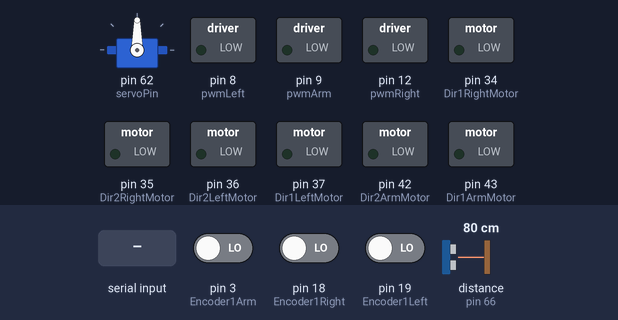
Bench run of a sketch on a simulated Arduino Mega 2560, built with avr-gcc and run on an emulated ATmega2560. Parts: servo, switched loads named in the sketch (green lamp = pin HIGH). The test bench sets the inputs (shaded band); at power-on: distance to the obstacle (sensor on pin 66) 80 cm, pin 3 (Encoder1Arm) LOW, pin 18 (Encoder1Right) LOW, pin 19 (Encoder1Left) LOW. The echo pulse lasts 58.3 µs per cm; what the sketch prints to the serial monitor is not drawn.

Above: at 1.2 s.
1.3 s: "6" received over the second serial link
At 2.2 s:
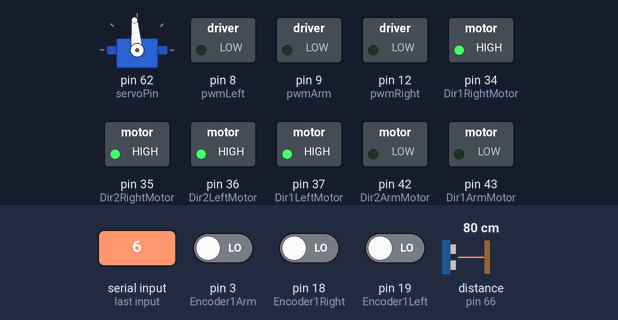
At 4.5 s:
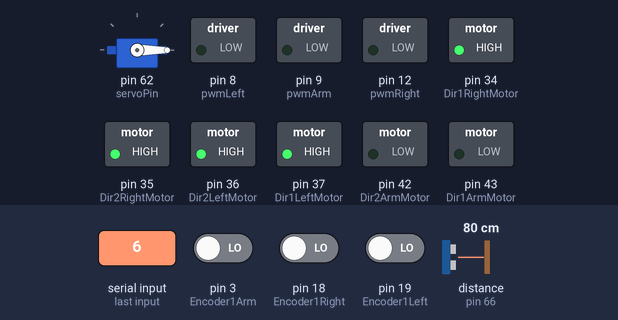
6.7 s: distance to the obstacle (sensor on pin 66) set to 16 cm
At 9.1 s:
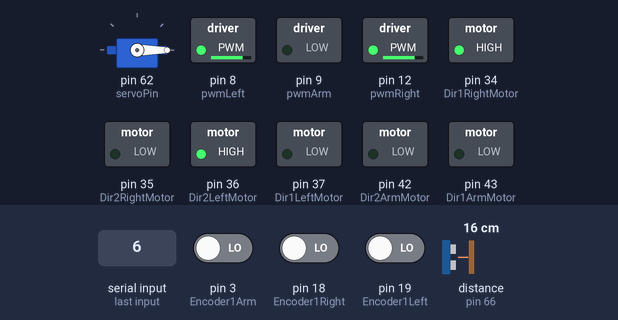
9.7 s: distance to the obstacle (sensor on pin 66) set to 13 cm
Timing chart, 0 to 14.2 s (numbered marks = the images above; inputs shaded):
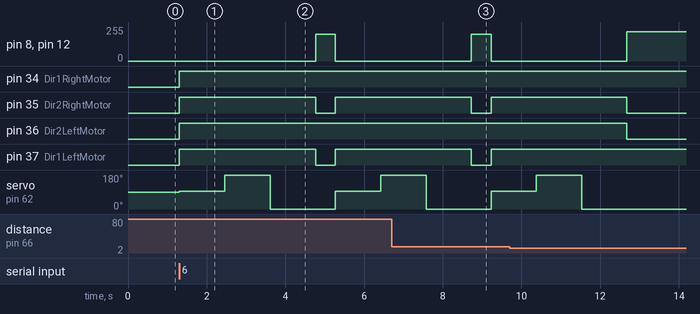

The sketch:

rover_final.ino
```cpp
#include <Servo.h>
#include <SoftwareSerial.h>

Servo myServo;


#define servoPin 62
#define Ultra 66
#define BT_SERIAL_TX 10
#define BT_SERIAL_RX 11

#define Dir1LeftMotor 37
#define Dir1RightMotor 34
#define Dir1GripMotor 58
#define Dir1ArmMotor 43

#define Dir2LeftMotor 36
#define Dir2RightMotor 35
#define Dir2GripMotor 59
#define Dir2ArmMotor 42

#define pwmRight 12
#define pwmLeft 8
#define pwmArm 9
#define pwmGrip 5

#define Encoder1Right 18
#define Encoder1Left 19
#define Encoder1Arm 3

#define Encoder2Right 31
#define Encoder2Left 38
#define Encoder2Arm 49

#define interruptRight 18
#define interruptLeft 19
#define interruptArm 3

//all distance is in cm and angles in degrees
long duration;
int distance;
int FORWARD = 1;
int REVERSE = 0;
volatile  long enc_R = 0;
volatile  long enc_L = 0;
int rightDist;
int centerDist;
int leftDist;
int armCount = 0;

void setup() {
  // put your setup code here, to run once:
  myServo.attach(servoPin);

  pinMode(pwmArm, OUTPUT);
  pinMode(Dir1ArmMotor, OUTPUT);
  pinMode(Dir2ArmMotor, OUTPUT);

  pinMode(pwmLeft, OUTPUT);
  pinMode(Dir1LeftMotor, OUTPUT);
  pinMode(Dir2LeftMotor, OUTPUT);

  pinMode(pwmRight, OUTPUT);
  pinMode(Dir1RightMotor, OUTPUT);
  pinMode(Dir2RightMotor, OUTPUT);

  pinMode(Encoder1Right, INPUT);
  pinMode(Encoder2Right, INPUT);

  pinMode(Encoder1Left, INPUT);
  pinMode(Encoder2Left, INPUT);

  Serial.begin(115200);
  Serial3.begin(115200);

  attachInterrupt(5,ReadEnR,CHANGE);
  attachInterrupt(4,ReadEnL,CHANGE);
  attachInterrupt(1, readArmEncoder, HIGH);


  //Set PWM to 8kHZ
  TCCR1A = _BV(WGM10);
  TCCR1B = _BV(CS11) | _BV(WGM12);
  TCCR2A = _BV(WGM21) | _BV(WGM20);
  TCCR2B = _BV(CS21);
}

void loop() {
  //Use Switch case for Bluetooth connection

  while(Serial3.available() != 0){
  char  message = Serial3.read();

  switch (message){
  case '1':
     moveForward();
     delay(250);
     Stop();
     break;
  case '2':
    moveBack();
    delay(250);
    Stop();
    break;
 case '3':
    turnRight();
    delay(100);
    Stop();
    break;
 case '4':
    turnLeft();
    delay(100);
    Stop();
    break;
 case '5':
    armUp();
    break;
 case '6':
  //start autonomous
  Start();
  break;
 case '7':
 armDown();
 break;

 case '8':
 Grip();
 break;

 case '9':
 unGrip();
 break;

 default:
    Stop();
    break;
    }
  }
}

void Start() {
  //Autonomous movement
  while(true){
  Stop();
  ServoSweepCenter();
  delay(100);
  ServoSweepLeft();
  delay(100);
  ServoSweepRight();
  delay(100);
  if (centerDist < 18){
    if (rightDist > leftDist){
      turnRightBig();
      delay(300);
      moveForward();
      delay(200);
    }
    else{
      turnLeftBig();
      delay(300);
      moveForward();
      delay(200);
    }
  }
  else if (rightDist <= 14){
    turnLeft();
  }
  else if (leftDist <= 14){
    turnRight();
  }
  else{
    moveForward();
  }
  delay(500);
}
}

void ServoSweepCenter(){
  //Sensor reads Center distance away from the Rover
  centerDist = 0;

  myServo.write(95);
  delay(500);
  Distance();
  centerDist = distance;
  Serial.print("Center Distance: ");
  Serial.println(centerDist);
  delay(500);
}

void ServoSweepLeft(){
  //Sensor reads Left distance away from the Rover
  leftDist = 0;

  myServo.write(190);
  delay(500);
  Distance();
  leftDist = distance;
  Serial.print("Left Distance: ");
  Serial.println(leftDist);
  delay(500);
}
void ServoSweepRight(){
  //Sensor reads Right distance away from the Rover
  rightDist =0;

  myServo.write(0);
  delay(500);
  Distance();
  rightDist = distance;
  Serial.print("Right Distance: ");
  Serial.println(rightDist);
  delay(500);
}

int Distance(){
  //Sensor calculates distance
  pinMode(Ultra, OUTPUT);
  digitalWrite(Ultra, LOW);
  delayMicroseconds(5);
  digitalWrite(Ultra,HIGH);
  delayMicroseconds(10);
  digitalWrite(Ultra,LOW);
  pinMode(Ultra,INPUT);
  duration = pulseIn(Ultra,HIGH);
  distance = duration / 58;
  delay(50);
  return distance;
}

void moveForward(){
   //Right move forward
  digitalWrite(Dir1RightMotor, HIGH);
  digitalWrite(Dir2RightMotor,LOW);
  analogWrite(pwmRight,200);


  //Left move forward
  digitalWrite(Dir1LeftMotor,LOW);
  digitalWrite(Dir2LeftMotor,HIGH);
  analogWrite(pwmLeft,200);
}

void turnLeft(){
  //Right move forward
  digitalWrite(Dir1RightMotor, HIGH);
  digitalWrite(Dir2RightMotor,LOW);
  analogWrite(pwmRight,100);


  //Left does not move
  digitalWrite(Dir1LeftMotor,HIGH);
  digitalWrite(Dir2LeftMotor,HIGH);
  analogWrite(pwmLeft,100);
}

void turnRight(){
  //Right does not move
  digitalWrite(Dir1RightMotor,HIGH);
  digitalWrite(Dir2RightMotor,HIGH);
  analogWrite(pwmRight,100);


  //Left move forward
  digitalWrite(Dir1LeftMotor,LOW);
  digitalWrite(Dir2LeftMotor,HIGH);
  analogWrite(pwmLeft,100);
}

void turnLeftBig(){
  //Turns left about 90 degrees
  int enc_L1 = enc_L + 350; //746 ticks is 1 wheel rotation; 350 ticks gives about 90 degrees
  while (enc_L <= enc_L1){
    //Right move forward
    digitalWrite(Dir1RightMotor, HIGH);
    digitalWrite(Dir2RightMotor, LOW);
    analogWrite(pwmRight,220);


    //Left move back
    digitalWrite(Dir1LeftMotor,HIGH);
    digitalWrite(Dir2LeftMotor,LOW);
    analogWrite(pwmLeft,220);
    Serial.print("Left Count: ");
    Serial.println(enc_L);
  }
}

void turnRightBig()
{
  //Turns right about 90 degrees
  int enc_R1 = enc_R + 350; //746 ticks is 1 wheel rotation; 350 ticks gives about 90 degrees
  while (enc_R <= enc_R1){
    //Right move back
    digitalWrite(Dir1RightMotor,LOW);
    digitalWrite(Dir2RightMotor,HIGH);
    analogWrite(pwmRight,220);


    //Left move forward
    digitalWrite(Dir1LeftMotor,LOW);
    digitalWrite(Dir2LeftMotor,HIGH);
    analogWrite(pwmLeft,220);
    Serial.print("Right Count: ");
    Serial.println(enc_R);
  }
}

void Stop()
{
  //Right Stop
  digitalWrite(Dir1RightMotor, HIGH);
  digitalWrite(Dir2RightMotor,HIGH);
  analogWrite(pwmRight,0);


  //Left Stop
  digitalWrite(Dir1LeftMotor,HIGH);
  digitalWrite(Dir2LeftMotor,HIGH);
  analogWrite(pwmLeft,0);
}

void ReadEnR()
{
    //Right encoder, reads pin18 and pin31
    if(digitalRead(18)==HIGH && digitalRead(31)==LOW){
    enc_R++;
    }
    else if(digitalRead(18)==LOW && digitalRead(31)==HIGH){
    enc_R++;
    }
    else{
    enc_R--;
    }
}
void ReadEnL()
{
    //Left encoder, reads pin19 and pin38
    if(digitalRead(19)==HIGH && digitalRead(38)==HIGH){
    enc_L++;
    }
    else if(digitalRead(19)==LOW && digitalRead(38)==LOW){
    enc_L++;
    }
    else{
    enc_L--;
    }
}

void Grip(){
  //Tightens Grip
  digitalWrite(Dir1GripMotor, HIGH);
  digitalWrite(Dir2GripMotor, LOW);
  analogWrite(pwmGrip, 128);
  delay(500);
  digitalWrite(Dir1GripMotor, HIGH);
  digitalWrite(Dir2GripMotor, HIGH);
  return;
}

void unGrip(){
  //Loosen Grip
  digitalWrite(Dir2GripMotor, HIGH);
  digitalWrite(Dir1GripMotor, LOW);
  analogWrite(pwmGrip, 255);
  delay(500);
  digitalWrite(Dir1GripMotor, HIGH);
  digitalWrite(Dir2GripMotor, HIGH);
  return;
 }

 void armUp(){
  //Moves arm up
    digitalWrite(Dir1ArmMotor, LOW);
    digitalWrite(Dir2ArmMotor,HIGH);
    analogWrite(pwmArm,255);
    delay(300);

  digitalWrite(Dir1ArmMotor,HIGH);
  digitalWrite(Dir2ArmMotor,HIGH);
  delay(1000);
  return;
}
void armDown(){
  //Moves arm down
    digitalWrite(Dir1ArmMotor, HIGH);
    digitalWrite(Dir2ArmMotor,LOW);
    analogWrite(pwmArm,255);
    delay(300);

  digitalWrite(Dir1ArmMotor,HIGH);
  digitalWrite(Dir2ArmMotor,HIGH);
  delay(1000);
}

void readArmEncoder(){
  //Reads Arm Encoder
  if(digitalRead(Encoder1Arm) == HIGH && digitalRead(Encoder2Arm) == LOW)
  {armCount++;}
  else if(digitalRead(Encoder1Arm) == LOW && digitalRead(Encoder2Arm) == HIGH)
  {armCount++;}
  else
  {armCount--;}
  Serial.print(armCount);
  Serial.println("");
}

void moveBack(){
    //Right move back
  digitalWrite(Dir1RightMotor, LOW);
  digitalWrite(Dir2RightMotor,HIGH);
  analogWrite(pwmRight,128);


  //Left move back
  digitalWrite(Dir1LeftMotor,HIGH);
  digitalWrite(Dir2LeftMotor,LOW);
  analogWrite(pwmLeft,128);
}
```

Measured:
- after the input at 1.3 s, pin 8 (pwmLeft), pin 12 (pwmRight): 0/255 → 200/255 after 3.5 s, → 0/255 0.50 s later
